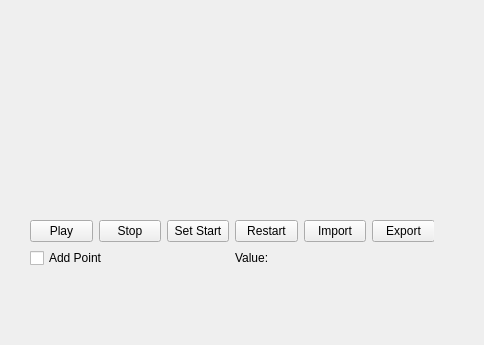
<?xml version="1.0" encoding="UTF-8"?>
<ui version="4.0">
 <class>Form</class>
 <widget class="QWidget" name="Form">
  <property name="geometry">
   <rect>
    <x>0</x>
    <y>0</y>
    <width>484</width>
    <height>345</height>
   </rect>
  </property>
  <property name="windowTitle">
   <string>Form</string>
  </property>
  <widget class="QWidget" name="gridLayoutWidget">
   <property name="geometry">
    <rect>
     <x>30</x>
     <y>210</y>
     <width>404</width>
     <height>58</height>
    </rect>
   </property>
   <layout class="QGridLayout" name="gridLayout">
    <item row="2" column="1">
     <layout class="QHBoxLayout" name="horizontalLayout_2">
      <item>
       <widget class="QCheckBox" name="add_checkbox">
        <property name="text">
         <string>Add Point</string>
        </property>
       </widget>
      </item>
      <item>
       <widget class="QLabel" name="value_label">
        <property name="text">
         <string>Value:</string>
        </property>
       </widget>
      </item>
     </layout>
    </item>
    <item row="1" column="1">
     <layout class="QHBoxLayout" name="horizontalLayout_1">
      <item>
       <widget class="QPushButton" name="play_button">
        <property name="text">
         <string>Play</string>
        </property>
       </widget>
      </item>
      <item>
       <widget class="QPushButton" name="stop_button">
        <property name="text">
         <string>Stop</string>
        </property>
       </widget>
      </item>
      <item>
       <widget class="QPushButton" name="set_button">
        <property name="text">
         <string>Set Start</string>
        </property>
       </widget>
      </item>
      <item>
       <widget class="QPushButton" name="restart_button">
        <property name="text">
         <string>Restart</string>
        </property>
       </widget>
      </item>
      <item>
       <spacer name="horizontalSpacer">
        <property name="orientation">
         <enum>Qt::Horizontal</enum>
        </property>
        <property name="sizeHint" stdset="0">
         <size>
          <width>40</width>
          <height>20</height>
         </size>
        </property>
       </spacer>
      </item>
      <item>
       <widget class="QPushButton" name="import_button">
        <property name="text">
         <string>Import</string>
        </property>
       </widget>
      </item>
      <item>
       <widget class="QPushButton" name="export_button">
        <property name="text">
         <string>Export</string>
        </property>
       </widget>
      </item>
     </layout>
    </item>
    <item row="0" column="1">
     <widget class="QWidget" name="canvas_widget" native="true"/>
    </item>
   </layout>
  </widget>
 </widget>
 <resources/>
 <connections/>
</ui>
